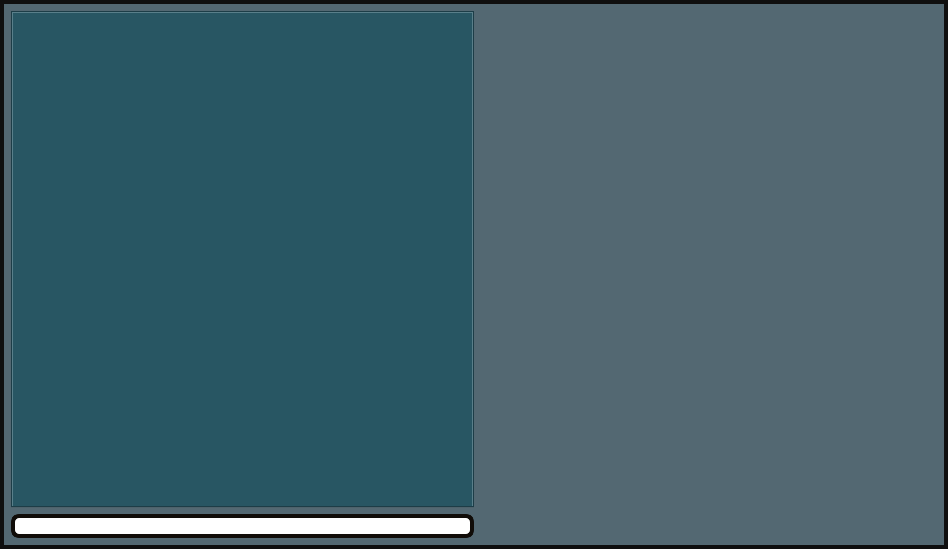
<?xml version="1.0" encoding="UTF-8"?>
<ui version="4.0">
 <class>Dialog</class>
 <widget class="QDialog" name="Dialog">
  <property name="geometry">
   <rect>
    <x>0</x>
    <y>0</y>
    <width>948</width>
    <height>549</height>
   </rect>
  </property>
  <property name="sizePolicy">
   <sizepolicy hsizetype="Maximum" vsizetype="Minimum">
    <horstretch>0</horstretch>
    <verstretch>0</verstretch>
   </sizepolicy>
  </property>
  <property name="windowTitle">
   <string>Servidor FME</string>
  </property>
  <property name="styleSheet">
   <string notr="true">QDialog {
border: 4px solid  #0f0f0f;
background:  #536872;
}

</string>
  </property>
  <layout class="QHBoxLayout" name="horizontalLayout">
   <item>
    <layout class="QVBoxLayout" name="verticalLayout2">
     <item>
      <widget class="QTabWidget" name="categoryTabWidget">
       <property name="styleSheet">
        <string notr="true">background:  #285663;
</string>
       </property>
       <property name="tabPosition">
        <enum>QTabWidget::North</enum>
       </property>
       <property name="currentIndex">
        <number>-1</number>
       </property>
      </widget>
     </item>
     <item>
      <widget class="QLineEdit" name="searchLineEdit">
       <property name="toolTip">
        <string>&lt;html&gt;&lt;head/&gt;&lt;body&gt;&lt;p&gt;Buscar Rotina&lt;/p&gt;&lt;/body&gt;&lt;/html&gt;</string>
       </property>
       <property name="styleSheet">
        <string notr="true">QLineEdit { 
                         border-radius: 8px;
							border: 4px solid  #100c08;
                         color:rgb(0, 0, 0); 
							image: url(:/plugins/FmeServer/search.png);
							image-position: right;
							background-color: rgb(255, 255, 255);
							font: 12pt &quot;Monospace&quot;;

 }
QLineEdit:focus { 
                         border:4px outset; 
                         border-radius: 8px; 
                         border-color: #0892d0; 
                         color:rgb(0, 0, 0); 
 }</string>
       </property>
      </widget>
     </item>
    </layout>
   </item>
   <item>
    <layout class="QVBoxLayout" name="verticalLayout1">
     <item>
      <spacer name="horizontalSpacer">
       <property name="orientation">
        <enum>Qt::Horizontal</enum>
       </property>
       <property name="sizeHint" stdset="0">
        <size>
         <width>40</width>
         <height>20</height>
        </size>
       </property>
      </spacer>
     </item>
    </layout>
   </item>
  </layout>
 </widget>
 <resources>
  <include location="resources.qrc"/>
 </resources>
 <connections/>
</ui>
